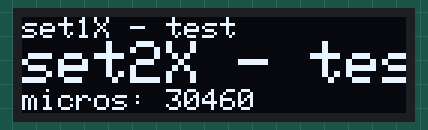
Simulated run of this sketch. Board: Arduino Uno, built with avr-gcc and run on an emulated ATmega328P. Parts: 128×32 one-colour display.

Above: at 0.1 s.

The sketch:

AvrI2c128x32.ino
```cpp
// Simple I2C test for 128x32 oled.
// Use smaller faster AvrI2c class in place of Wire.
//
#include "SSD1306Ascii.h"
#include "SSD1306AsciiAvrI2c.h"

// 0X3C+SA0 - 0x3C or 0x3D
#define I2C_ADDRESS 0x3C

SSD1306AsciiAvrI2c oled;
//------------------------------------------------------------------------------
void setup() {

  oled.begin(&Adafruit128x32, I2C_ADDRESS);
  oled.setFont(Adafruit5x7);

  uint32_t m = micros();

  oled.clear();
  //first row
  oled.println("set1X - test");
  //second row
  oled.set2X();
  oled.println("set2X - test");
  //third row
  oled.set1X();
  oled.print("micros: ");
  oled.print(micros() - m);
}
//------------------------------------------------------------------------------
void loop() {}
```
